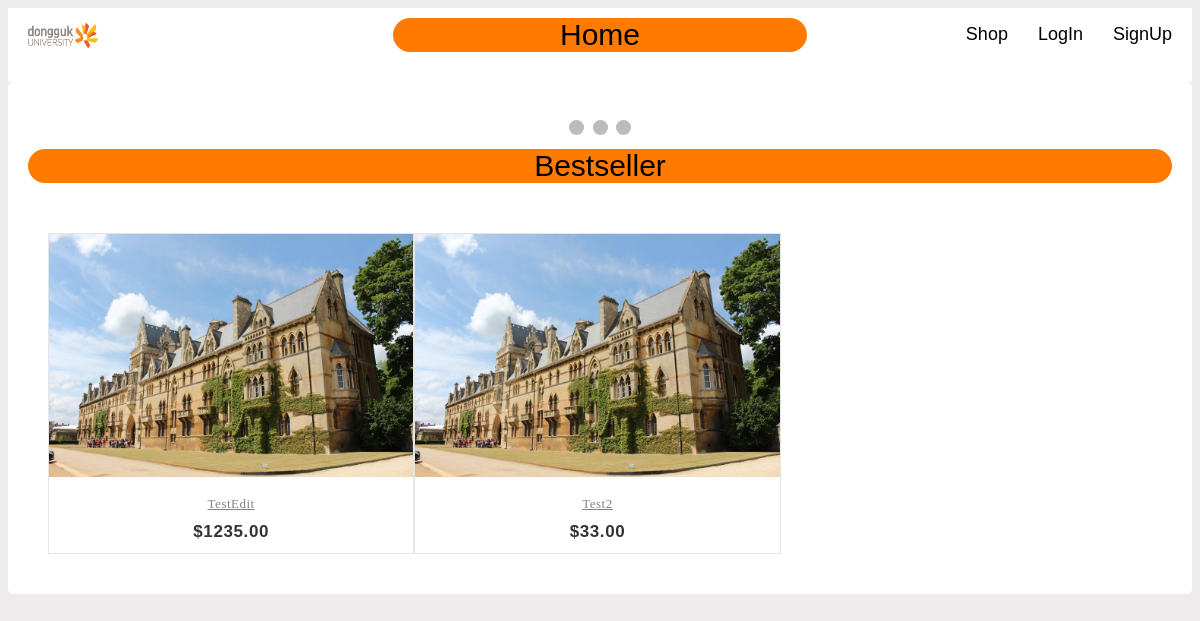
Before: / with the older database file.
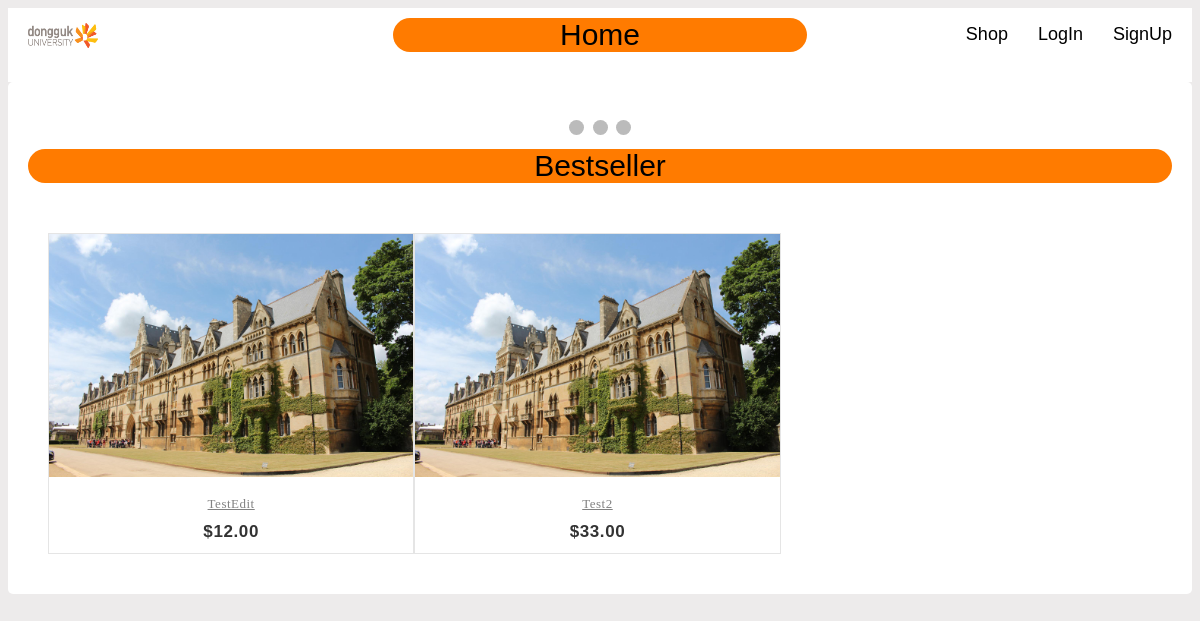
After: the same page with the newer database file.
### website/models.py (models this page shows, shortened)
class products(db.Model):
    id = db.Column(db.Integer, primary_key=True)
    name = db.Column(db.String(80), nullable=False)
    price = db.Column(db.Numeric(10,2), nullable=False)
    keywords = db.Column(db.String(200), nullable=False)
    description = db.Column(db.Text, nullable=False)
    user_id = db.Column(db.Integer, db.ForeignKey('user.id'))

### website/views.py (the view)
@views.route('/')
def home():
    return render_template("home.html", user=current_user, products = products.query.all())

### website/templates/home.html (shortened to what this page needs)
{% extends 'base.html' %}
{% block pageTitle %}
<p>Home</p>
{% endblock %}
{% block content %}
<div class="slideshow-container">
    <a class="prev" onclick="plusSlides(-1)">&#10094;</a>
    <a class="next" onclick="plusSlides(1)">&#10095;</a>
</div>
<br>
<div style="text-align:center">
    <span class="dot" onclick="currentSlide(1)"></span>
    <span class="dot" onclick="currentSlide(2)"></span>
    <span class="dot" onclick="currentSlide(3)"></span>
</div>
<div class="bestseller">
<p>Bestseller</p>
</div>
<div class="container">
    <div class="product-row">
        {% for product in products %}
        <div class="product-grid" style="width: 33%">
            <div class="product-image">
                    <img class="pic-1" src="static/2.jpg">
            </div>
            <div class="product-content">
                <h3 class="title"><a href="/shop">{{ product.name }}</a></h3>
                <div class="price">${{ product.price }}</div>
                <br>
            </div>
        </div>
        {% endfor %}
    </div>
</div>
{% endblock %}

### website/templates/base.html (shortened to what this page needs)
<!DOCTYPE html>
<html lang="en">
    <head>
        <link rel="stylesheet" href="{{ url_for('static', filename='css/main.css')}}">
        <link rel="stylesheet" href="https://cdnjs.cloudflare.com/ajax/libs/font-awesome/4.7.0/css/font-awesome.min.css">
    </head>
<body>
    <nav>
        <div class="logo"><a href="/"><img src="/static/Logo.jpeg" width=70 height=25></a></div>
        <div class="pageTitle">
            {% block pageTitle %}
            {% endblock %}
        </div>
        <ul>
            {% if user.is_authenticated %}
            <li><a id="shop" href="/shop">Shop</a></li>
            <li><a id="user-products" href="/user-products">My Products</a></li>
            <li><a id="logout" href="/logout">Logout</a></li>
            {% else %}
            <li><a id="shop" href="/shop">Shop</a></li>
            <li><a id="login" href="/login">LogIn</a></li>
            <li><a id="sign-up" href="/sign-up">SignUp</a></li>
            {% endif %}
        </ul>
    </nav>
    <div class="container">
        {% block content %}
        {% endblock %}
    </div>
</body>
</html>

### website/static/css/main.css (style rules this page uses)
html { font-family: Verdana, Geneva, Tahoma, sans-serif; }
body { background-color: rgb(237, 235, 235); }
nav { background-color: white; overflow: auto; }
.logo { position: absolute; margin-top: 15px; margin-left: 20px; }
.pageTitle { padding: 0; margin: auto; margin-top: -20px; text-align: center; background: rgb(255, 123, 0); color: black; font-size: 30px; border-radius: 18px; width: 35%; }
ul { margin-top: -58px; margin-right: 5px; list-style-type: none; float: right; }
li { float: left; padding-left: 15px; padding-right: 15px; }
li a { color: black; text-align: center; text-decoration: none; font-size: large; }
.container { border-radius: 5px; padding: 20px; background-color: white; height: 80%; }
.product-row { display: flex; flex-direction: row; }
.product-grid { width: 25%; font-family: Raleway,sans-serfi; text-align: center; padding: 0 0 72px; border: 1px solid rgba(0,0,0,.1); overflow: hidden; position: relative;z-index: 1; }
.product-grid .product-image { position: relative; transition: all .3s ease 0s }
.product-grid .product-image img { width: 100%; height: 100%; }
.product-grid .pic-1 { opacity: 1; transition: all .3s ease-out 0s; }
.product-grid .product-content { background-color:#fff;text-align:center;padding:12px 0;margin:0 auto;position:absolute;left:0;right:0;bottom:-27px;z-index:1;transition:all .3s }
.product-grid .title { font-size:13px;font-weight:400;letter-spacing:.5px;text-transform:capitalize;margin:0 0 10px;transition:all .3s ease 0s }
.product-grid .title a { color:#828282 }
.product-grid .price { color:#333;font-size:17px;font-family:Montserrat,sans-serif;font-weight:700;letter-spacing:.6px;margin-bottom:8px;text-align:center;transition:all .3s }
.slideshow-container { width: 100%; height: 50%; position: relative; margin: auto; }
.prev, .next { cursor: pointer; position: absolute; top: 50%; width: auto; margin-top: -22px; padding: 16px; color: white; font-weight: bold; font-size: 18px; transition: 0.6s ease; border-radius: 0 3px 3px 0; user-select: none; }
.next { right: 0; border-radius: 3px 0 0 3px; }
.dot { cursor: pointer; height: 15px; width: 15px; margin: 0 2px; background-color: #bbb; border-radius: 50%; display: inline-block; transition: background-color 0.6s ease; }
.bestseller { margin: auto; margin-top: -20px; text-align: center; background: rgb(255, 123, 0); color: black; font-size: 30px; border-radius: 18px; width: 100%; }

Changed rows visible on the page:
changed products "TestEdit": price "1235.00" → "12.00"
